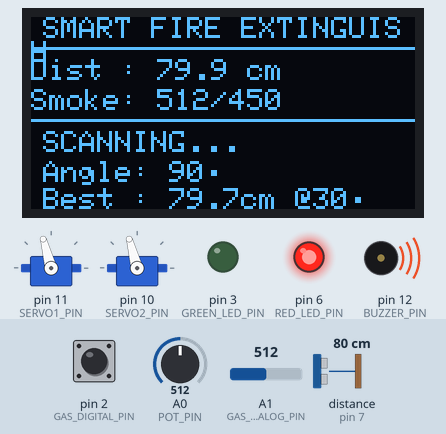
A sketch run on a simulated Arduino Uno, built with avr-gcc and run on an emulated ATmega328P. On the bench: 2 × servo, 128×64 one-colour display, output pins drawn as LEDs (lit = HIGH), buzzer (waves = sounding). Wiring (from diagram.json): ultrasonic range finder: trigger pin 8; echo pin 7. The test bench sets the inputs (shaded band); at power-on: A1 (GAS_ANALOG_PIN) = 512, distance to the obstacle (sensor on pin 7) 80 cm, A0 (POT_PIN) = 512, pin 2 (GAS_DIGITAL_PIN) HIGH. The echo pulse lasts 58.3 µs per cm; pins used as bus, display or sensor lines are not drawn; what the sketch prints to the serial monitor is not drawn.

Above: at 3.26 s.
3.3 s: A1 (GAS_ANALOG_PIN) set to 458
At 4.9 s:
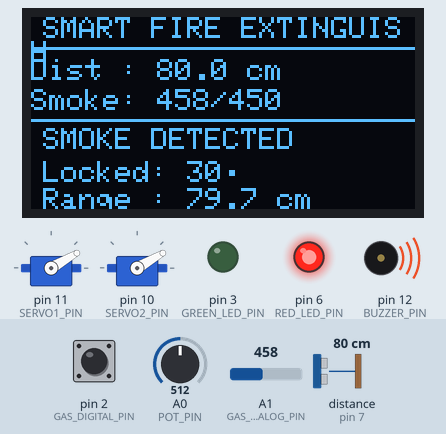
5.1 s: A1 (GAS_ANALOG_PIN) set to 438
At 6.1 s:
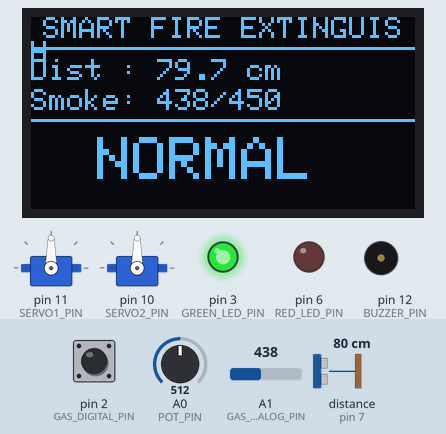
6.6 s: distance to the obstacle (sensor on pin 7) set to 2 cm
At 7.0 s:
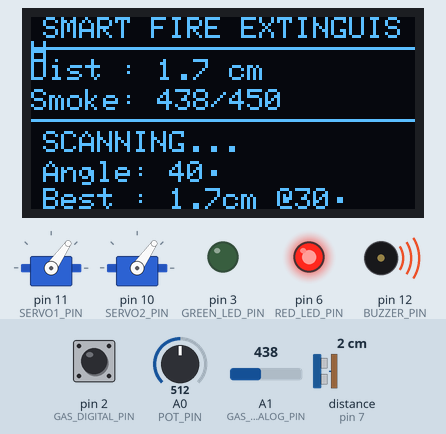
8.2 s: distance to the obstacle (sensor on pin 7) set to 120 cm
At 8.56 s:
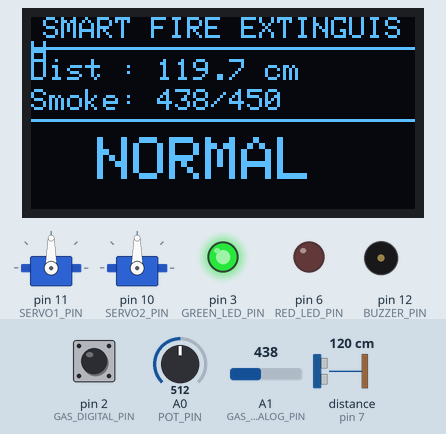
10.1 s: A0 (POT_PIN) set to 502
At 11.4 s:
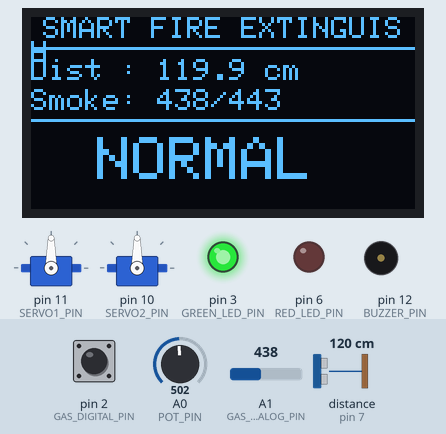
11.7 s: A0 (POT_PIN) set to 482
At 14.9 s:
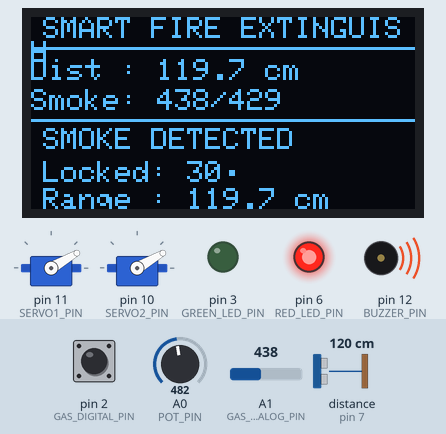
Timing chart, 0 to 15.7 s (numbered marks = the images above; inputs shaded):
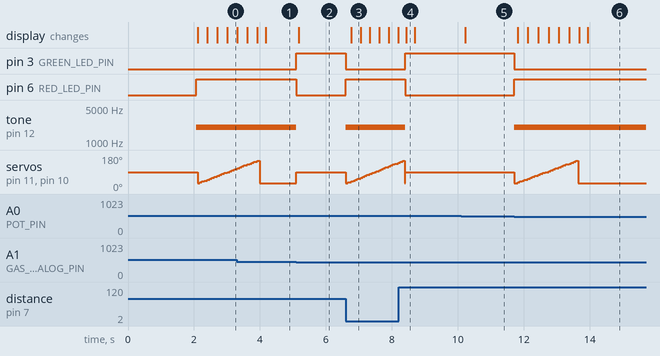

The sketch:

sketch.ino
```cpp
////Smart Fire-Extinguisher

#include <Servo.h>
#include <Wire.h>
#include <Adafruit_GFX.h>
#include <Adafruit_SSD1306.h>

// ──────────── OLED Configuration ────────────
#define SCREEN_WIDTH  128
#define SCREEN_HEIGHT  64
#define OLED_RESET     -1
#define OLED_ADDR      0x3C
Adafruit_SSD1306 display(SCREEN_WIDTH, SCREEN_HEIGHT, &Wire, OLED_RESET);

// ──────────── Pin Definitions ────────────
#define SERVO1_PIN      11   // left water cannon
#define SERVO2_PIN      10   // right water cannon
#define TRIG_PIN         8
#define ECHO_PIN         7
#define GAS_ANALOG_PIN  A1
#define GAS_DIGITAL_PIN  2
#define BUZZER_PIN      12
#define RED_LED_PIN      6
#define GREEN_LED_PIN    3
#define POT_PIN         A0

// ──────────── Thresholds & Constants ────────────
#define DISTANCE_THRESHOLD_CM   50   // anything closer = potential fire
#define DEFAULT_SMOKE_THRESH   300
#define SERVO_SCAN_MIN          30   // scan range lower bound (°)
#define SERVO_SCAN_MAX         150   // scan range upper bound (°)
#define SERVO_SCAN_STEP          5   // degrees per scan step
#define SCAN_STEP_DELAY_MS      60   // pause at each scan step for reading
#define RESCAN_INTERVAL_MS    3000   // re-scan every 3 s while locked
#define DISPLAY_UPDATE_MS      250
#define ALARM_TONE_HZ         2000

// ──────────── State Machine ────────────
enum SystemState {
  STATE_NORMAL,    // no threat — cannons parked
  STATE_SCANNING,  // threat detected — sweeping to find fire angle
  STATE_LOCKED     // fire located — cannons aimed at target
};

SystemState systemState = STATE_NORMAL;

// ──────────── Global Objects ────────────
Servo servo1;
Servo servo2;

int   smokeThreshold    = DEFAULT_SMOKE_THRESH;
float distanceCm        = 0;
int   smokeAnalog       = 0;
bool  smokeDigital      = false;
bool  fireDetected      = false;
bool  smokeDetected     = false;

// Scanning state
int   scanAngle         = SERVO_SCAN_MIN;  // current angle during scan
int   scanDirection     = 1;               // +1 or -1
float bestDistance       = 999.0;           // shortest distance found
int   bestAngle         = 90;              // angle of shortest distance

// Locked state
int   lockedAngle       = 90;
float lockedDistance     = 999.0;
unsigned long lockTime  = 0;               // when we locked on

unsigned long lastDisplayUpdate = 0;

// ──────────── Ultrasonic Measurement ────────────
float measureDistance() {
  digitalWrite(TRIG_PIN, LOW);
  delayMicroseconds(2);
  digitalWrite(TRIG_PIN, HIGH);
  delayMicroseconds(10);
  digitalWrite(TRIG_PIN, LOW);

  long duration = pulseIn(ECHO_PIN, HIGH, 30000);
  if (duration == 0) return 999.0;
  return (duration * 0.0343) / 2.0;
}

// ──────────── Read All Sensors ────────────
void readSensors() {
  distanceCm = measureDistance();

  smokeAnalog  = analogRead(GAS_ANALOG_PIN);
  smokeDigital = (digitalRead(GAS_DIGITAL_PIN) == LOW);

  int potVal    = analogRead(POT_PIN);
  smokeThreshold = map(potVal, 0, 1023, 100, 800);

  fireDetected  = (distanceCm < DISTANCE_THRESHOLD_CM);
  smokeDetected = (smokeAnalog > smokeThreshold) || smokeDigital;
}

// ──────────── Aim Both Cannons at an Angle ────────────
void aimCannons(int angle) {
  servo1.write(angle);
  servo2.write(angle);   // both point at the same direction
}

// ──────────── Park Cannons (centre, idle) ────────────
void parkCannons() {
  servo1.write(90);
  servo2.write(90);
}

// ──────────── Begin a New Scan Sweep ────────────
void startScan() {
  scanAngle    = SERVO_SCAN_MIN;
  scanDirection = 1;
  bestDistance  = 999.0;
  bestAngle    = 90;
  systemState  = STATE_SCANNING;
}

// ──────────── One Step of the Scan ────────────
//  Moves the servos to scanAngle, takes a distance reading,
//  remembers the angle with the shortest distance, then
//  advances scanAngle.  Returns true when the full sweep is done.
bool scanStep() {
  // Aim both cannons at the current scan angle
  aimCannons(scanAngle);
  delay(SCAN_STEP_DELAY_MS);   // let the servo settle & read

  float d = measureDistance();

  if (d < bestDistance) {
    bestDistance = d;
    bestAngle   = scanAngle;
  }

  // Advance
  scanAngle += SERVO_SCAN_STEP * scanDirection;

  if (scanAngle > SERVO_SCAN_MAX || scanAngle < SERVO_SCAN_MIN) {
    // Sweep complete
    return true;
  }
  return false;
}

// ──────────── Lock Cannons on Target ────────────
void lockOnTarget() {
  lockedAngle    = bestAngle;
  lockedDistance  = bestDistance;
  lockTime       = millis();
  systemState    = STATE_LOCKED;

  aimCannons(lockedAngle);

  Serial.print(F(">> LOCKED at "));
  Serial.print(lockedAngle);
  Serial.print(F("° — dist "));
  Serial.print(lockedDistance, 1);
  Serial.println(F(" cm"));
}

// ──────────── Indicators: Alert ON ────────────
void alertOn() {
  digitalWrite(RED_LED_PIN, HIGH);
  digitalWrite(GREEN_LED_PIN, LOW);
  tone(BUZZER_PIN, ALARM_TONE_HZ);
}

// ──────────── Indicators: Alert OFF ────────────
void alertOff() {
  digitalWrite(RED_LED_PIN, LOW);
  digitalWrite(GREEN_LED_PIN, HIGH);
  noTone(BUZZER_PIN);
}

// ──────────── Update OLED ────────────
void updateDisplay() {
  if (millis() - lastDisplayUpdate < DISPLAY_UPDATE_MS) return;
  lastDisplayUpdate = millis();

  display.clearDisplay();
  display.setTextColor(SSD1306_WHITE);

  // Title
  display.setTextSize(1);
  display.setCursor(4, 0);
  display.print(F("SMART FIRE EXTINGUISH"));
  display.drawLine(0, 10, 127, 10, SSD1306_WHITE);

  // Sensor data
  display.setCursor(0, 14);
  display.print(F("Dist : "));
  if (distanceCm > 400) display.println(F("---  cm"));
  else { display.print(distanceCm, 1); display.println(F(" cm")); }

  display.setCursor(0, 24);
  display.print(F("Smoke: "));
  display.print(smokeAnalog);
  display.print(F("/"));
  display.println(smokeThreshold);

  // State-specific section
  display.drawLine(0, 34, 127, 34, SSD1306_WHITE);

  switch (systemState) {
    case STATE_NORMAL:
      display.setTextSize(2);
      display.setCursor(22, 40);
      display.print(F("NORMAL"));
      break;

    case STATE_SCANNING:
      display.setTextSize(1);
      display.setCursor(4, 38);
      display.print(F("SCANNING..."));
      display.setCursor(4, 48);
      display.print(F("Angle: "));
      display.print(scanAngle);
      display.print(F("\xF8"));         // degree symbol
      display.setCursor(4, 57);
      display.print(F("Best : "));
      display.print(bestDistance, 1);
      display.print(F("cm @"));
      display.print(bestAngle);
      display.print(F("\xF8"));
      break;

    case STATE_LOCKED:
      display.setTextSize(1);
      display.setCursor(4, 37);
      if (fireDetected && smokeDetected) {
        display.print(F("!! FIRE + SMOKE !!"));
      } else if (fireDetected) {
        display.print(F("FIRE DETECTED"));
      } else {
        display.print(F("SMOKE DETECTED"));
      }
      display.setCursor(4, 48);
      display.print(F("Locked: "));
      display.print(lockedAngle);
      display.print(F("\xF8"));
      display.setCursor(4, 57);
      display.print(F("Range : "));
      display.print(lockedDistance, 1);
      display.print(F(" cm"));
      break;
  }

  display.display();
}

// ──────────── Setup ────────────
void setup() {
  Serial.begin(115200);
  Serial.println(F("== IOTRICITY S3 — Smart Fire Extinguisher =="));

  pinMode(TRIG_PIN, OUTPUT);
  pinMode(ECHO_PIN, INPUT);
  pinMode(GAS_DIGITAL_PIN, INPUT);
  pinMode(BUZZER_PIN, OUTPUT);
  pinMode(RED_LED_PIN, OUTPUT);
  pinMode(GREEN_LED_PIN, OUTPUT);

  servo1.attach(SERVO1_PIN);
  servo2.attach(SERVO2_PIN);
  parkCannons();

  if (!display.begin(SSD1306_SWITCHCAPVCC, OLED_ADDR)) {
    Serial.println(F("OLED init FAILED"));
    while (true);
  }

  // Splash screen
  display.clearDisplay();
  display.setTextColor(SSD1306_WHITE);
  display.setTextSize(1);
  display.setCursor(16, 10);
  display.println(F("IOTRICITY S3"));
  display.setCursor(8, 28);
  display.println(F("Smart Fire"));
  display.setCursor(8, 40);
  display.println(F("Extinguisher v1.0"));
  display.display();
  delay(2000);

  alertOff();
  Serial.println(F("System ready."));
}

// ──────────── Main Loop ────────────
void loop() {

  switch (systemState) {

    // ─── NORMAL: no threat ───
    case STATE_NORMAL:
      readSensors();
      if (fireDetected || smokeDetected) {
        Serial.println(F(">> Threat detected — starting scan"));
        alertOn();
        startScan();
      } else {
        alertOff();
        parkCannons();
      }
      break;

    // ─── SCANNING: sweeping to locate fire ───
    case STATE_SCANNING:
      alertOn();
      if (scanStep()) {
        // Full sweep complete
        if (bestDistance < DISTANCE_THRESHOLD_CM) {
          lockOnTarget();
        } else {
          // Smoke triggered but ultrasonic found nothing close —
          // lock at the best angle anyway (spray toward closest reading)
          lockOnTarget();
        }
      }
      break;

    // ─── LOCKED: cannons aimed at fire ───
    case STATE_LOCKED:
      readSensors();

      if (!fireDetected && !smokeDetected) {
        // Threat cleared
        Serial.println(F(">> Threat cleared — returning to NORMAL"));
        systemState = STATE_NORMAL;
        alertOff();
        parkCannons();
        break;
      }

      alertOn();
      aimCannons(lockedAngle);   // hold position

      // Periodically re-scan to track fire movement
      if (millis() - lockTime > RESCAN_INTERVAL_MS) {
        Serial.println(F(">> Re-scanning to track fire"));
        startScan();
      }
      break;
  }

  updateDisplay();

  // Serial telemetry
  Serial.print(F("State="));
  Serial.print(systemState == STATE_NORMAL ? "NORMAL" :
               systemState == STATE_SCANNING ? "SCAN" : "LOCKED");
  Serial.print(F(" | Dist="));
  Serial.print(distanceCm, 1);
  Serial.print(F("cm | Smoke="));
  Serial.print(smokeAnalog);
  Serial.print(F("/"));
  Serial.print(smokeThreshold);
  if (systemState == STATE_LOCKED) {
    Serial.print(F(" | Aim="));
    Serial.print(lockedAngle);
    Serial.print(F("°"));
  }
  Serial.println();
}
```

Measured:
- the behaviour switches between 451 and 450 on A1 (GAS_ANALOG_PIN) (found by bisection; images 1 and 2)
- the behaviour switches between 494 and 493 on A0 (POT_PIN) (found by bisection; images 5 and 6)
- after the input at 5.1 s, pin 3 (GREEN_LED_PIN): LOW → HIGH at once; pin 6 (RED_LED_PIN): HIGH → LOW at once; tone on pin 12 (BUZZER_PIN): 2000 Hz → silent at once; servo on pin 11 (SERVO1_PIN), servo on pin 10 (SERVO2_PIN): 30° → 90° at once; the display: changes after 0.08 s (image 2)
- after the input at 6.6 s, pin 3 (GREEN_LED_PIN): HIGH → LOW at once; pin 6 (RED_LED_PIN): LOW → HIGH at once; tone on pin 12 (BUZZER_PIN): silent → 2000 Hz at once; the display: changes after 0.17 s (image 3)
- after the input at 8.2 s, pin 3 (GREEN_LED_PIN): LOW → HIGH after 0.20 s; pin 6 (RED_LED_PIN): HIGH → LOW after 0.20 s; tone on pin 12 (BUZZER_PIN): 2000 Hz → silent after 0.20 s; the display: changes after 0.23 s (image 4)
- after the input at 10.1 s, the display: changes after 0.13 s (image 5)
- after the input at 11.7 s, pin 3 (GREEN_LED_PIN): HIGH → LOW at once; pin 6 (RED_LED_PIN): LOW → HIGH at once; tone on pin 12 (BUZZER_PIN): silent → 2000 Hz at once; the display: first changes after 0.11 s (image 6 shows a later state)
- by itself, servo on pin 11 (SERVO1_PIN), servo on pin 10 (SERVO2_PIN): rises from 105° to 150° in 0.61 s, then falls to 30° in 0.07 s
